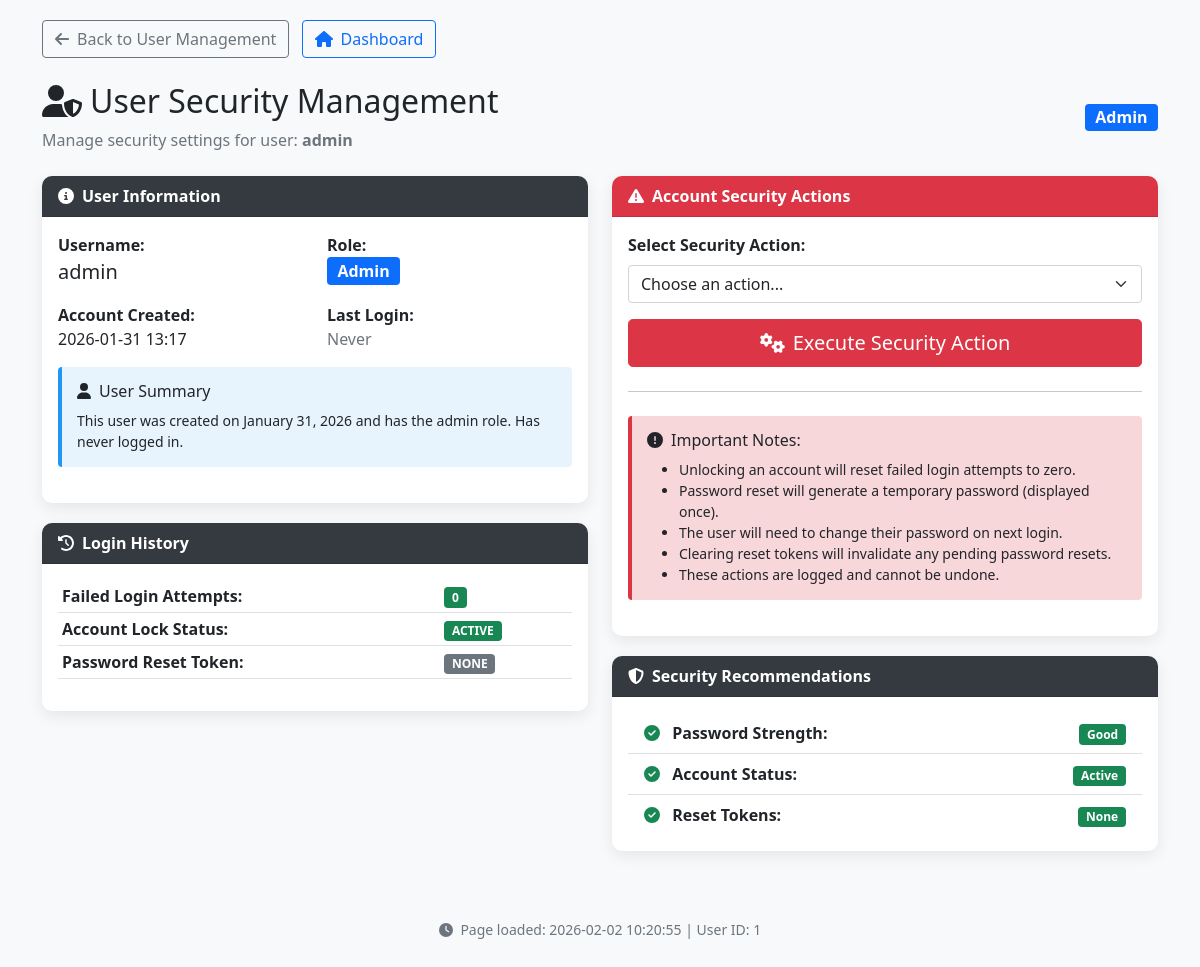
The page /admin/user_security/1 (signed in) on the database as committed earlier.
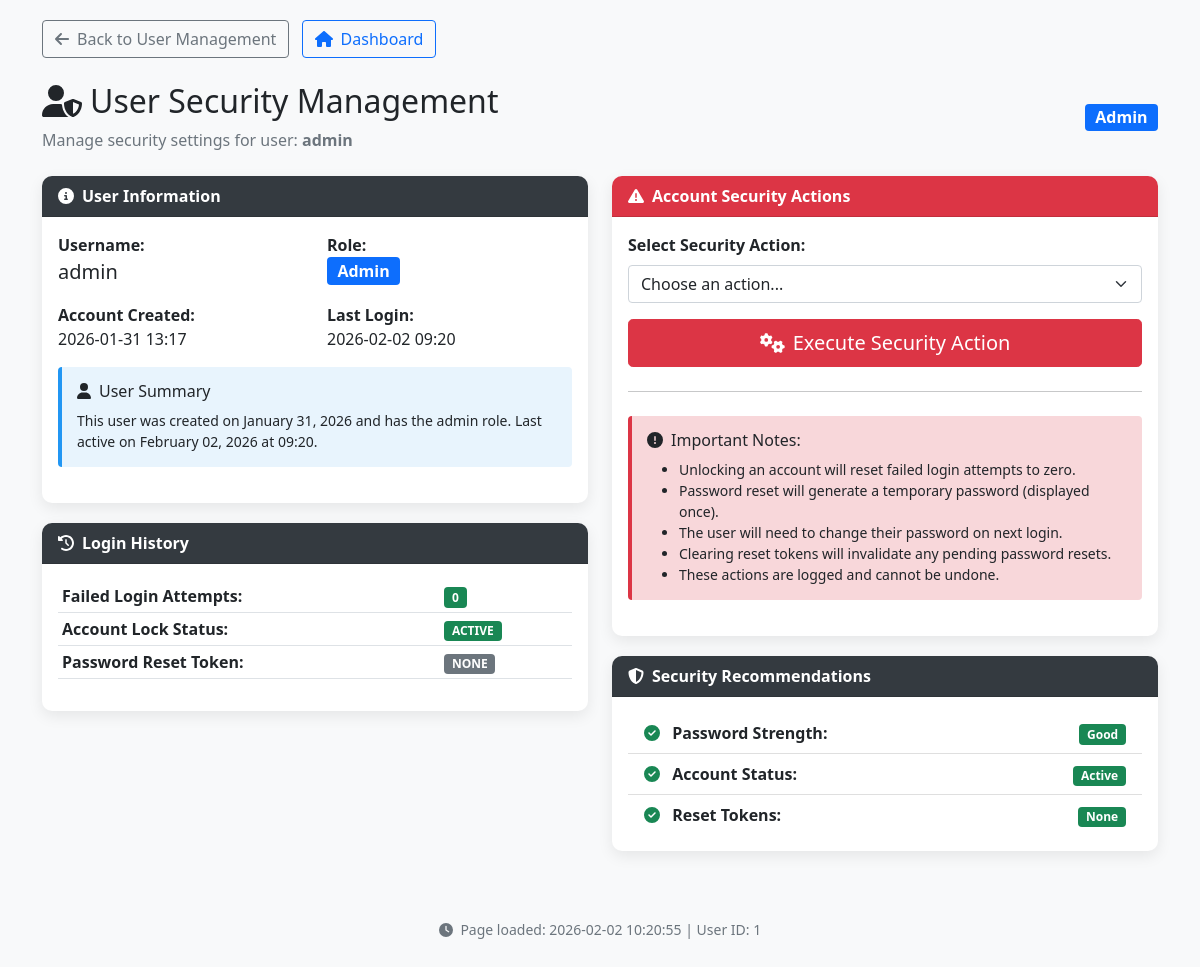
The same page on the database as committed later.
### app.py (models this page shows, shortened)
class User(db.Model):
    id = db.Column(db.Integer, primary_key=True)
    username = db.Column(db.String(50), unique=True, nullable=False)
    password_hash = db.Column(db.String(200), nullable=False)
    role = db.Column(db.String(20), default="engineer")
    reset_token = db.Column(db.String(100), unique=True, nullable=True)
    reset_token_expiry = db.Column(db.DateTime, nullable=True)
    failed_login_attempts = db.Column(db.Integer, default=0)
    account_locked_until = db.Column(db.DateTime, nullable=True)
    last_login = db.Column(db.DateTime, nullable=True)
    created_at = db.Column(db.DateTime, default=datetime.utcnow)
    def is_account_locked(self):
        if self.account_locked_until and self.account_locked_until > datetime.utcnow():
            return True
        elif self.account_locked_until and self.account_locked_until <= datetime.utcnow():
            self.account_locked_until = None
            self.failed_login_attempts = 0
            db.session.commit()
            return False
        return False

### app.py (the view, shortened to what this page needs)
@app.route("/admin/user_security/<int:user_id>", methods=["GET", "POST"])
@login_required
@role_required("admin")
def user_security(user_id):
    user = User.query.get_or_404(user_id)
    return render_template("user_security.html", user=user)

### app.py (called while the page is built)
@app.context_processor
def inject_now():
    return {
        "now": datetime.utcnow(),
        "DOCUMENT_CATEGORIES": DOCUMENT_CATEGORIES,
        "DOCUMENT_STATUSES": DOCUMENT_STATUSES,
        "KNOWLEDGE_BASE_TYPES": KNOWLEDGE_BASE_TYPES,
        "KNOWLEDGE_BASE_CATEGORIES": KNOWLEDGE_BASE_CATEGORIES
    }

@app.before_request
def check_session_timeout():
    if 'user_id' in session:
        session.permanent = True
        app.permanent_session_lifetime = app.config['PERMANENT_SESSION_LIFETIME']

def login_required(f):
    @wraps(f)
    def wrapper(*args, **kwargs):
        if "user_id" not in session:
            flash("Please login to access this page.", "warning")
            return redirect(url_for("login"))
        return f(*args, **kwargs)
    return wrapper

def role_required(*roles):
    def decorator(f):
        @wraps(f)
        def wrapper(*args, **kwargs):
            if session.get("role") not in roles:
                flash("Permission denied.", "danger")
                return redirect(url_for("home"))
            return f(*args, **kwargs)
        return wrapper
    return decorator

### templates/user_security.html (shortened to what this page needs)
<!DOCTYPE html>
<html lang="en">
<head>
    <link href="https://cdn.jsdelivr.net/npm/bootstrap@5.1.3/dist/css/bootstrap.min.css" rel="stylesheet">
</head>
<body>
    <div class="container">
        <div class="mb-4">
            <a href="{{ url_for('manage_users') }}" class="btn btn-outline-secondary">
                <i class="fas fa-arrow-left me-2"></i>Back to User Management
            </a>
            <a href="{{ url_for('home') }}" class="btn btn-outline-primary ms-2">
                <i class="fas fa-home me-2"></i>Dashboard
            </a>
        </div>
        <div class="row mb-4">
            <div class="col">
                <div class="d-flex justify-content-between align-items-center">
                    <div>
                        <h2><i class="fas fa-user-shield me-2"></i>User Security Management</h2>
                        <p class="text-muted mb-0">Manage security settings for user: <strong>{{ user.username }}</strong></p>
                    </div>
                    <span class="badge bg-primary fs-6">{{ user.role|title }}</span>
                </div>
            </div>
        </div>
        <div class="row">
            <div class="col-md-6 mb-4">
                <div class="card security-card">
                    <div class="card-header">
                        <i class="fas fa-info-circle me-2"></i>User Information
                    </div>
                    <div class="card-body">
                        <div class="row mb-3">
                            <div class="col-md-6">
                                <strong>Username:</strong><br>
                                <span class="fs-5">{{ user.username }}</span>
                            </div>
                            <div class="col-md-6">
                                <strong>Role:</strong><br>
                                <span class="badge bg-primary fs-6">{{ user.role|title }}</span>
                            </div>
                        </div>
                        <div class="row mb-3">
                            <div class="col-md-6">
                                <strong>Account Created:</strong><br>
                                <span>{{ user.created_at.strftime('%Y-%m-%d %H:%M') }}</span>
                            </div>
                            <div class="col-md-6">
                                <strong>Last Login:</strong><br>
                                <span>
                                    {% if user.last_login %}
                                        {{ user.last_login.strftime('%Y-%m-%d %H:%M') }}
                                    {% else %}
                                        <span class="text-muted">Never</span>
                                    {% endif %}
                                </span>
                            </div>
                        </div>
                        <div class="info-box">
                            <h6><i class="fas fa-user me-2"></i>User Summary</h6>
                            <p class="mb-0 small">
                                This user was created on {{ user.created_at.strftime('%B %d, %Y') }}
                                and has the {{ user.role }} role.
                                {% if user.last_login %}
                                    Last active on {{ user.last_login.strftime('%B %d, %Y at %H:%M') }}.
                                {% else %}
                                    Has never logged in.
                                {% endif %}
                            </p>
                        </div>
                    </div>
                </div>
                <div class="card security-card">
                    <div class="card-header">
                        <i class="fas fa-history me-2"></i>Login History
                    </div>
                    <div class="card-body">
                        <div class="table-responsive">
                            <table class="table table-sm">
                                <tbody>
                                    <tr>
                                        <td><strong>Failed Login Attempts:</strong></td>
                                        <td>
                                            <span class="badge {{ 'bg-danger' if user.failed_login_attempts > 0 else 'bg-success' }}">
                                                {{ user.failed_login_attempts }}
                                            </span>
                                        </td>
                                    </tr>
                                    <tr>
                                        <td><strong>Account Lock Status:</strong></td>
                                        <td>
                                            {% if user.is_account_locked() %}
                                                <span class="badge bg-danger">LOCKED</span>
                                                <small class="text-muted">
                                                    Until {{ user.account_locked_until.strftime('%H:%M') }}
                                                </small>
                                            {% else %}
                                                <span class="badge bg-success">ACTIVE</span>
                                            {% endif %}
                                        </td>
                                    </tr>
                                    <tr>
                                        <td><strong>Password Reset Token:</strong></td>
                                        <td>
                                            {% if user.reset_token %}
                                                <span class="badge bg-warning">ACTIVE</span>
                                                <small class="text-muted">
                                                    Expires {{ user.reset_token_expiry.strftime('%H:%M') }}
                                                </small>
                                            {% else %}
                                                <span class="badge bg-secondary">NONE</span>
                                            {% endif %}
                                        </td>
                                    </tr>
                                </tbody>
                            </table>
                        </div>
                    </div>
                </div>
            </div>
            <div class="col-md-6 mb-4">
                <div class="card security-card">
                    <div class="card-header bg-danger text-white">
                        <i class="fas fa-exclamation-triangle me-2"></i>Account Security Actions
                    </div>
                    <div class="card-body">
                        <form method="POST" action="{{ url_for('user_security', user_id=user.id) }}">
                            <div class="mb-3">
                                <label class="form-label"><strong>Select Security Action:</strong></label>
                                <select class="form-select" name="action" required>
                                    <option value="" selected disabled>Choose an action...</option>
                                </select>
                            </div>
                            <div class="d-grid">
                                <button type="submit" class="btn btn-danger btn-lg">
                                    <i class="fas fa-cogs me-2"></i>Execute Security Action
                                </button>
                            </div>
                        </form>
                        <hr class="my-4">
                        <div class="danger-box">
                            <h6><i class="fas fa-exclamation-circle me-2"></i>Important Notes:</h6>
                            <ul class="mb-0 small">
                                <li>Unlocking an account will reset failed login attempts to zero.</li>
                                <li>Password reset will generate a temporary password (displayed once).</li>
                                <li>The user will need to change their password on next login.</li>
                                <li>Clearing reset tokens will invalidate any pending password resets.</li>
                                <li>These actions are logged and cannot be undone.</li>
                            </ul>
                        </div>
                    </div>
                </div>
                <div class="card security-card">
                    <div class="card-header">
                        <i class="fas fa-shield-alt me-2"></i>Security Recommendations
                    </div>
                    <div class="card-body">
                        <div class="list-group list-group-flush">
                            <div class="list-group-item">
                                <i class="fas fa-check-circle text-success me-2"></i>
                                <strong>Password Strength:</strong>
                                <span class="float-end">
                                    {% if user.failed_login_attempts == 0 %}
                                    <span class="badge bg-success">Good</span>
                                    {% else %}
                                    <span class="badge bg-warning">Monitor</span>
                                    {% endif %}
                                </span>
                            </div>
                            <div class="list-group-item">
                                <i class="fas fa-{{ 'check-circle text-success' if not user.is_account_locked() else 'times-circle text-danger' }} me-2"></i>
                                <strong>Account Status:</strong>
                                <span class="float-end">
                                    {% if user.is_account_locked() %}
                                    <span class="badge bg-danger">Locked</span>
                                    {% else %}
                                    <span class="badge bg-success">Active</span>
                                    {% endif %}
                                </span>
                            </div>
                            <div class="list-group-item">
                                <i class="fas fa-{{ 'check-circle text-success' if not user.reset_token else 'exclamation-triangle text-warning' }} me-2"></i>
                                <strong>Reset Tokens:</strong>
                                <span class="float-end">
                                    {% if user.reset_token %}
                                    <span class="badge bg-warning">Active</span>
                                    {% else %}
                                    <span class="badge bg-success">None</span>
                                    {% endif %}
                                </span>
                            </div>
                        </div>
                    </div>
                </div>
            </div>
        </div>
        <div class="text-center mt-4">
            <p class="text-muted small">
                <i class="fas fa-clock me-1"></i>
                Page loaded: {{ now.strftime('%Y-%m-%d %H:%M:%S') }} |
                User ID: {{ user.id }}
            </p>
        </div>
    </div>
</body>
</html>

### templates/user_security.html (style rules this page uses)
body { background-color: #f8f9fa; padding-top: 20px; padding-bottom: 20px; }
.security-card { border: none; border-radius: 10px; box-shadow: 0 5px 15px rgba(0,0,0,0.08); margin-bottom: 20px; }
.security-card .card-header { background-color: #343a40; color: white; border-radius: 10px 10px 0 0 !important; font-weight: 600; }
.info-box { background-color: #e8f4fd; border-left: 4px solid #2196f3; padding: 15px; margin-bottom: 20px; border-radius: 4px; }
.danger-box { background-color: #f8d7da; border-left: 4px solid #dc3545; padding: 15px; margin-bottom: 20px; border-radius: 4px; }

Rows that differ between the two databases and show on the page:
changed User "admin": last_login (not shown) → "2026-02-02 09:20"; last_login (not shown) → "February 02, 2026 at 09:20"
Other text that changed with them:
text no longer shown: "Never Has never logged in."
text now shown: "Last active on ."
